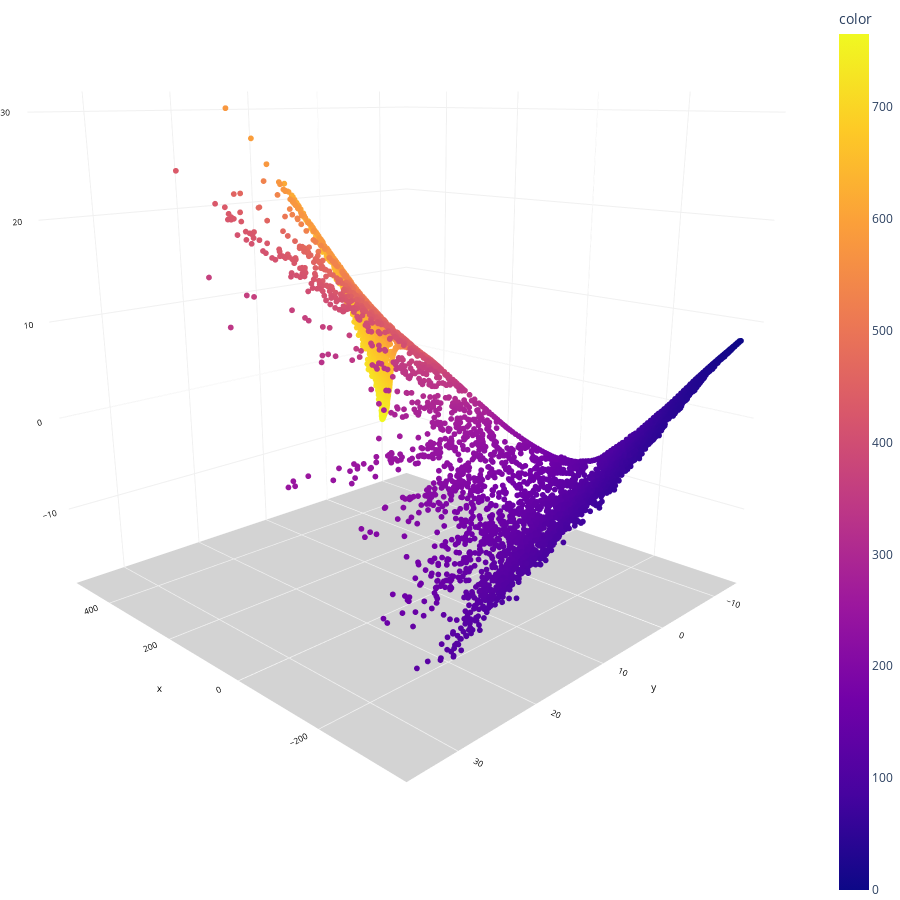

Notebook source saved alongside this figure:
### Code cell
# Create a 3D scatter plot

fig = px.scatter_3d(None, 
                    x=P_trans3[:,0], y=P_trans3[:,1], z=P_trans3[:,2],
                    color=list(norm(P[0:math.ceil(10/100*len(P))], axis= 1)),
                    height=900, width=900
                   )

# Update chart looks
fig.update_layout(#title_text="Scatter 3D Plot",
                  showlegend=True,
                  legend=dict(orientation="h", yanchor="top", y=0, xanchor="center", x=0.5),
                  scene_camera=dict(up=dict(x=0, y=0, z=1), 
                                        center=dict(x=0, y=0, z=-0.2),
                                        eye=dict(x=-1.5, y=1.5, z=0.5)),
                                        margin=dict(l=0, r=0, b=0, t=0),
                  scene = dict(xaxis=dict(backgroundcolor='white',
                                          color='black',
                                          gridcolor='#f0f0f0',
                                          title_font=dict(size=10),
                                          tickfont=dict(size=10),
                                         ),
                               yaxis=dict(backgroundcolor='white',
                                          color='black',
                                          gridcolor='#f0f0f0',
                                          title_font=dict(size=10),
                                          tickfont=dict(size=10),
                                          ),
                               zaxis=dict(backgroundcolor='lightgrey',
                                          color='black', 
                                          gridcolor='#f0f0f0',
                                          title_font=dict(size=10),
                                          tickfont=dict(size=10),
                                         )))

# Update marker size
fig.update_traces(marker=dict(size=2))

fig.show()

### Figure 1 — Plotly figure (JSON) as saved in the notebook; plotly's stock layout.template omitted (floating-point values rounded to 4 significant figures; data arrays with more than 128 entries replaced by an {"elided": "..."} marker saying what was removed)
{"data": [{"hovertemplate": "x=%{x}<br>y=%{y}<br>z=%{z}<br>color=%{marker.color}<extra></extra>", "legendgroup": "", "marker": {"color": {"elided": "8487 float values"}, "coloraxis": "coloraxis", "size": 2, "symbol": "circle"}, "mode": "markers", "name": "", "scene": "scene", "showlegend": false, "type": "scatter3d", "x": {"elided": "8487 float values"}, "y": {"elided": "8487 float values"}, "z": {"elided": "8487 float values"}}], "layout": {"coloraxis": {"colorbar": {"title": {"text": "color"}}, "colorscale": [[0, "#0d0887"], [0.1111, "#46039f"], [0.2222, "#7201a8"], [0.3333, "#9c179e"], [0.4444, "#bd3786"], [0.5556, "#d8576b"], [0.6667, "#ed7953"], [0.7778, "#fb9f3a"], [0.8889, "#fdca26"], [1, "#f0f921"]]}, "height": 900, "legend": {"orientation": "h", "tracegroupgap": 0, "x": 0.5, "xanchor": "center", "y": 0, "yanchor": "top"}, "margin": {"b": 0, "l": 0, "r": 0, "t": 0}, "scene": {"camera": {"center": {"x": 0, "y": 0, "z": -0.2}, "eye": {"x": -1.5, "y": 1.5, "z": 0.5}, "up": {"x": 0, "y": 0, "z": 1}}, "domain": {"x": [0, 1], "y": [0, 1]}, "xaxis": {"backgroundcolor": "white", "color": "black", "gridcolor": "#f0f0f0", "tickfont": {"size": 10}, "title": {"font": {"size": 10}, "text": "x"}}, "yaxis": {"backgroundcolor": "white", "color": "black", "gridcolor": "#f0f0f0", "tickfont": {"size": 10}, "title": {"font": {"size": 10}, "text": "y"}}, "zaxis": {"backgroundcolor": "lightgrey", "color": "black", "gridcolor": "#f0f0f0", "tickfont": {"size": 10}, "title": {"font": {"size": 10}, "text": "z"}}}, "showlegend": true, "width": 900}}
